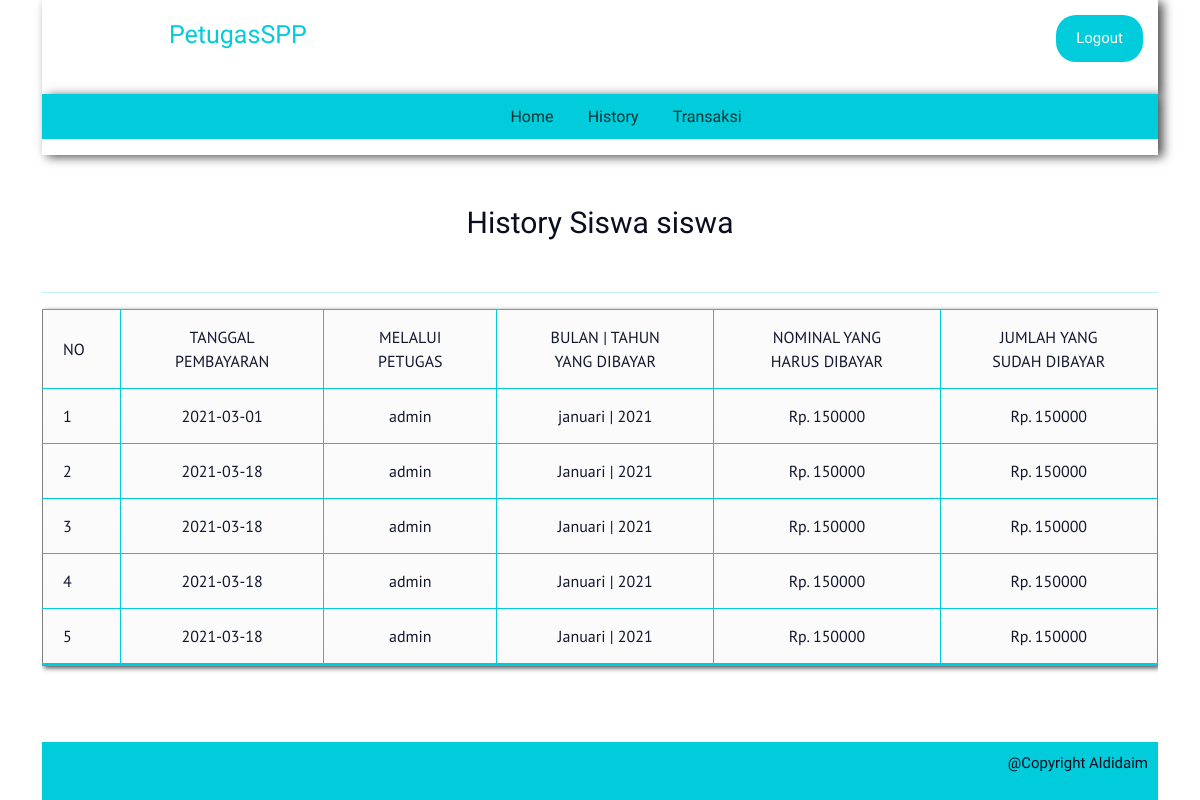
Screenshot of /petugas/detail_history.php?nisn=1 (signed in) with the database file from the repository.
### tables this page shows
CREATE TABLE `siswa` (
  `nisn` char(10) NOT NULL,
  `nis` char(8) NOT NULL,
  `nama` varchar(35) NOT NULL,
  `id_kelas` int(11) NOT NULL,
  `alamat` text NOT NULL,
  `no_telp` varchar(13) NOT NULL,
  `id_spp` int(11) NOT NULL
);

CREATE TABLE `pembayaran` (
  `id_pembayaran` int(11) NOT NULL,
  `id_petugas` int(11) NOT NULL,
  `nisn` varchar(10) NOT NULL,
  `tgl_bayar` date NOT NULL,
  `bulan_dibayar` varchar(8) NOT NULL,
  `tahun_dibayar` varchar(4) NOT NULL,
  `id_spp` int(11) NOT NULL,
  `jumlah_bayar` int(11) NOT NULL
);

CREATE TABLE `petugas` (
  `id_petugas` int(11) NOT NULL,
  `username` varchar(25) NOT NULL,
  `password` varchar(32) NOT NULL,
  `nama_petugas` varchar(35) NOT NULL,
  `level` enum('admin','petugas','','') NOT NULL
);

CREATE TABLE `spp` (
  `id_spp` int(11) NOT NULL,
  `tahun` int(11) NOT NULL,
  `nominal` int(11) NOT NULL
);

### petugas/detail_history.php (the view, shortened to what this page needs)
<?php
include '../koneksi.php';
include 'header.php';
if (isset($_GET['nisn']) && $_GET['nisn'] != '') {
    $nisn = $_GET['nisn'];
    $biodataSiswa = mysqli_query($konek, "SELECT * FROM siswa
    JOIN kelas ON siswa.id_kelas=kelas.id_kelas
    WHERE nisn='$nisn'");
    $historyPembayaran = mysqli_query($konek, "SELECT * FROM pembayaran
        JOIN petugas ON pembayaran.id_petugas=petugas.id_petugas
        JOIN spp ON pembayaran.id_spp=spp.id_spp
        WHERE nisn='$nisn'");
    $bio_siswa = mysqli_fetch_assoc($biodataSiswa);
?>
    <div class="content-all">
        <h2>History Siswa <?= $bio_siswa['nama']; ?></h2>
        <hr />
        <table border="1">
            <tr>
                <td>NO</td>
                <td>TANGGAL PEMBAYARAN</td>
                <td>MELALUI PETUGAS</td>
                <td>BULAN | TAHUN YANG DIBAYAR</td>
                <td>NOMINAL YANG HARUS DIBAYAR</td>
                <td>JUMLAH YANG SUDAH DIBAYAR</td>
            </tr>
            <?php
            $i = 1;
            while ($trans = mysqli_fetch_assoc($historyPembayaran)) { ?>
                <tr>
                    <td align="center"><?= $i; ?></td>
                    <td><?= $trans['tgl_bayar']; ?></td>
                    <td><?= $trans['nama_petugas']; ?></td>
                    <td><?= $trans['bulan_dibayar'] . " | " . $trans['tahun_dibayar']; ?></td>
                    <td><?= "Rp. " . $trans['nominal']; ?></td>
                    <td><?= "Rp. " . $trans['jumlah_bayar']; ?></td>
                    <?php $i++; ?>
                <?php } ?>
                </tr>
            <?php } ?>
        </table>
    </div>
    <?php include '../footer.php'; ?>

### asset/style.css (style rules this page uses)
* { margin: 0; padding: 0; }
.content-all { width: 100%; margin-top: 15px; color: #01ccdb; margin-bottom: 30px; }
.content-all h2 { padding: 35px; font-family: viga; text-align: center; font-size: 30px; color: #0a0d20; }
table { font-family: "PT Sans"; color: #13172d; background: #eaebec; border-bottom: #01ccdb 3px solid; box-shadow: 2px 2px 5px rgba(0, 0, 0, 0.7); text-align: center; }
table tr { text-align: center; padding-left: 20px; }
table td:first-child { text-align: left; padding-left: 20px; border-left: 0; }
table td { padding: 15px 35px; border-top: 1px solid #01ccdb; border-bottom: 1px solid #01ccdb; border-left: 1px solid #01ccdb; background: #fafafa; background: -webkit-gradient( linear, left top, left bottom, from(#fbfbfb), to(#fafafa) ); background: -moz-linear-gradient(top, #fbfbfb, #fafafa); }
table tr:last-child td { border-bottom: 0; }
table tr:last-child td:first-child { -moz-border-radius-bottomleft: 3px; -webkit-border-bottom-left-radius: 3px; border-bottom-left-radius: 3px; }
table tr:last-child td:last-child { -moz-border-radius-bottomright: 3px; -webkit-border-bottom-right-radius: 3px; border-bottom-right-radius: 3px; }

### rows the page displays
siswa: nama "siswa"
pembayaran: tgl_bayar "2021-03-01", id_petugas.nama_petugas "admin", bulan_dibayar "januari", tahun_dibayar "2021", spp.nominal "150000", jumlah_bayar "150000"
pembayaran: tgl_bayar "2021-03-18", id_petugas.nama_petugas "admin", bulan_dibayar "Januari", tahun_dibayar "2021", spp.nominal "150000", jumlah_bayar "150000"
pembayaran: tgl_bayar "2021-03-18", id_petugas.nama_petugas "admin", bulan_dibayar "Januari", tahun_dibayar "2021", spp.nominal "150000", jumlah_bayar "150000"
pembayaran: tgl_bayar "2021-03-18", id_petugas.nama_petugas "admin", bulan_dibayar "Januari", tahun_dibayar "2021", spp.nominal "150000", jumlah_bayar "150000"
pembayaran: tgl_bayar "2021-03-18", id_petugas.nama_petugas "admin", bulan_dibayar "Januari", tahun_dibayar "2021", spp.nominal "150000", jumlah_bayar "150000"
